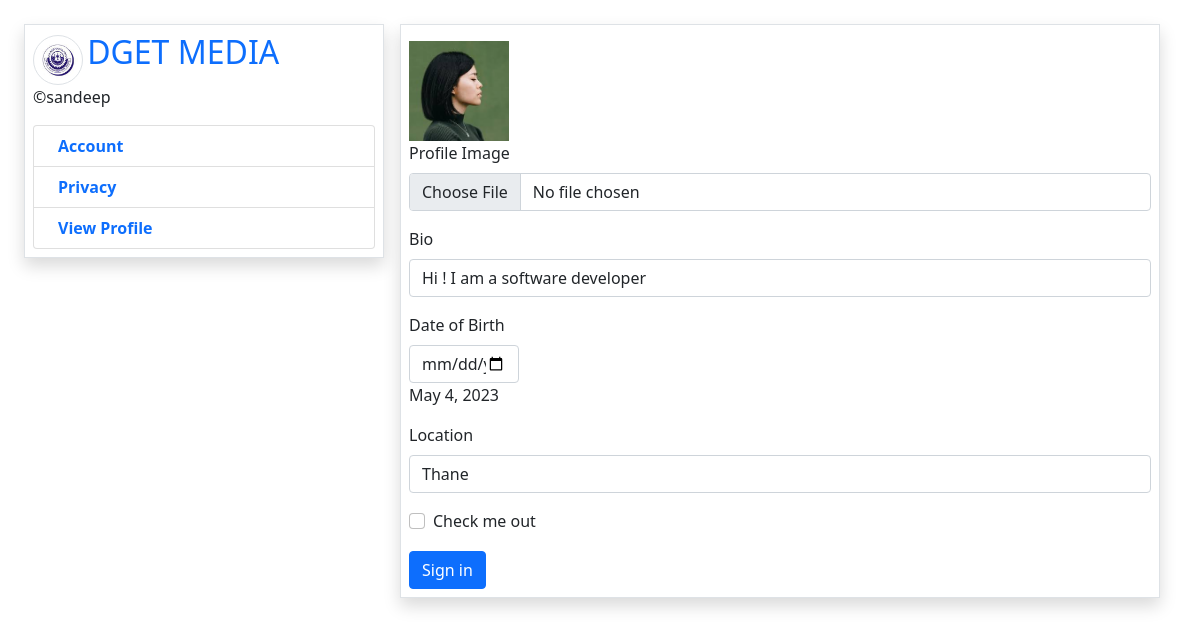
Screenshot of /account_setting/ (signed in) with the database file from the repository.
### Myapp/models.py (models this page shows, shortened)
class Profile(models.Model):
    user = models.ForeignKey(User, on_delete=models.CASCADE)
    id_user = models.IntegerField()
    bio = models.CharField(max_length=255, blank=True ,default='Hi ! I am using Dget media')
    location = models.CharField(max_length=255, blank=True)
    birth_date = models.DateField(blank=True,default=None,null=True)
    profileimage = models.ImageField(upload_to='profile_pics/',default='profile.jpg')

### Myapp/views.py (the view, shortened to what this page needs)
# urls.py: path('account_setting/',views.AccountSetting_view,name='account_setting'),
@login_required(login_url='signin')
def AccountSetting_view(request):
    user_profile = Profile.objects.get(user= request.user)
    form = request.POST
    context = {'user_profile' : user_profile}
    return render(request,'Myapp/account_setting.html',context)

### templates/Myapp/account_setting.html (shortened to what this page needs)
<!DOCTYPE html>
{% load static %}
 <link href="https://cdn.jsdelivr.net/npm/bootstrap@5.0.2/dist/css/bootstrap.min.css" rel="stylesheet">
 <link rel="stylesheet" href="https://cdn.jsdelivr.net/npm/bootstrap-icons@1.10.2/font/bootstrap-icons.css">
{% block body %}
<div class="container-fluid mt-4 row">
    <div class="col-4">
        <div class="cover-image border shadow bg-white p-2">
            <div class="profile-image">
                <img class="img-thumbnail rounded-circle " width="50"  src="{% static 'Myapp\images\dgetlogo.jpg' %}">
                <h2 class="text-primary d-inline ">DGET MEDIA</h2>
                <p >&copy;{{user.username}}</p>
                <ol class="list-group ">
                    <li class="list-group-item d-flex justify-content-between align-items-start">
                        <div class="ms-2 me-auto ">
                            <div class="fw-bold "><a class="text-decoration-none" href="">Account</a></div>
                        </div>
                    </li>
                    <li class="list-group-item d-flex justify-content-between align-items-start">
                        <div class="ms-2 me-auto ">
                            <div class="fw-bold "><a class="text-decoration-none" href="">Privacy</a></div>
                        </div>
                    </li>
                    <li class="list-group-item d-flex justify-content-between align-items-start">
                        <div class="ms-2 me-auto ">
                            <div class="fw-bold "><a class="text-decoration-none" href="">View Profile</a></div>
                        </div>
                    </li>
                </ol>
            </div>
        </div>
    </div>
    <div class="col-8 my-3 ">
        <form class="row g-3  border shadow " action="" method="post" enctype="multipart/form-data">
            <div class="col-12 ">
                <img src="{{user_profile.profileimage.url}}" class="d-block" width="100" height="100" alt="">
                <label for="profileimage" class="form-label">Profile Image</label>
                <input type="file" name="profileimage" class="form-control" id="profileimage">
              </div>
            <div class="col-12">
              <label for="bio" class="form-label">Bio</label>
              <input type="text" name="bio" class="form-control" value="{{user_profile.bio}}" id="bio" >
            </div>
            <div class="col-md-2">
              <label for="birth_date" class="form-label">Date of Birth</label>
              <input type="date" name="birth_date" class="form-control" id="birth_date" >
              <label for="">{{user_profile.birth_date}}</label>
            </div>
            <div class="col-12">
                <label for="location" class="form-label">Location</label>
                <input type="text" name="location" value="{{user_profile.location}}" class="form-control" id="location" placeholder="Location">
              </div>
            <div class="col-12">
              <div class="form-check">
                <input class="form-check-input" type="checkbox" id="gridCheck">
                <label class="form-check-label" for="gridCheck">
                  Check me out
                </label>
              </div>
            </div>
            <div class="col-6 pb-2">
              <button type="submit" class="btn btn-primary">Sign in</button>
            </div>
          </form>
    </div>
</div>
{% endblock body %}
</html>

### rows the page displays
Profile: profileimage (picture), bio "Hi ! I am a software developer", birth_date "May 4, 2023", location "Thane"

### other values shown
{{ user.username }} "sandeep"
